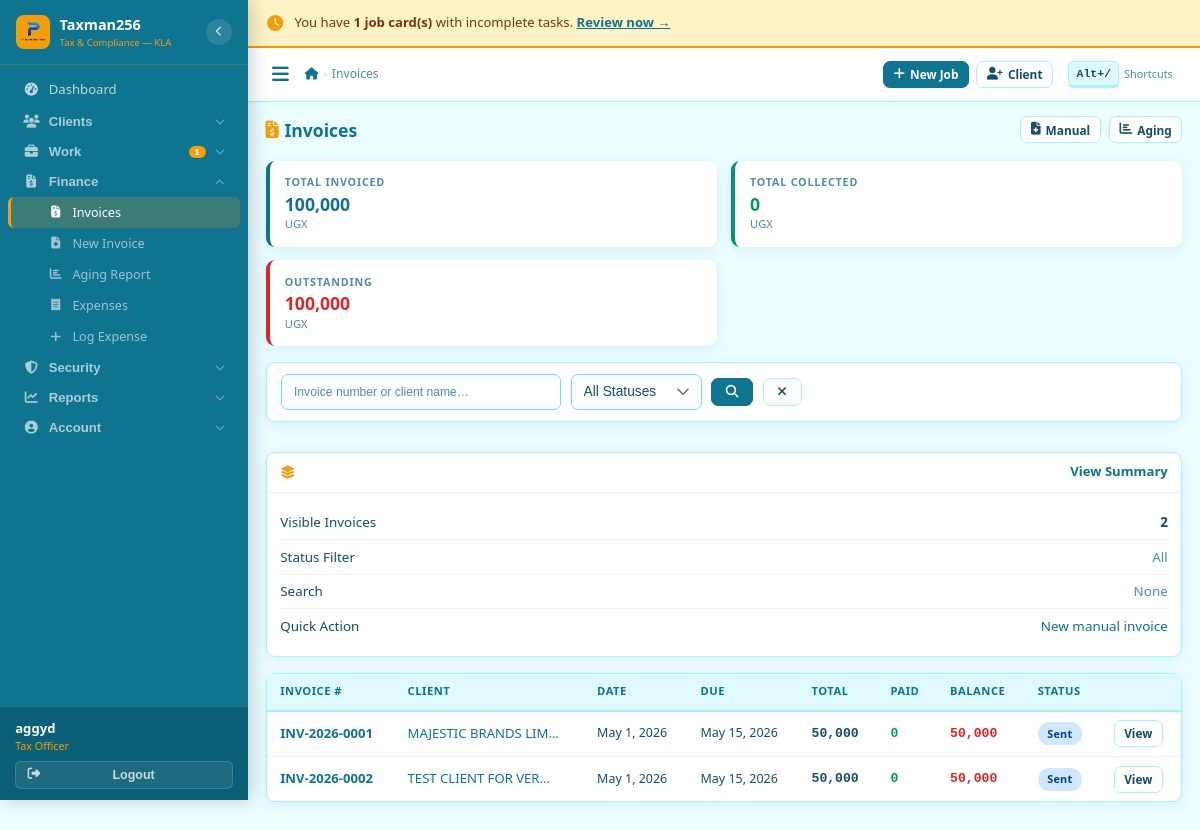
The page /billing/ (signed in) on the database as committed earlier.
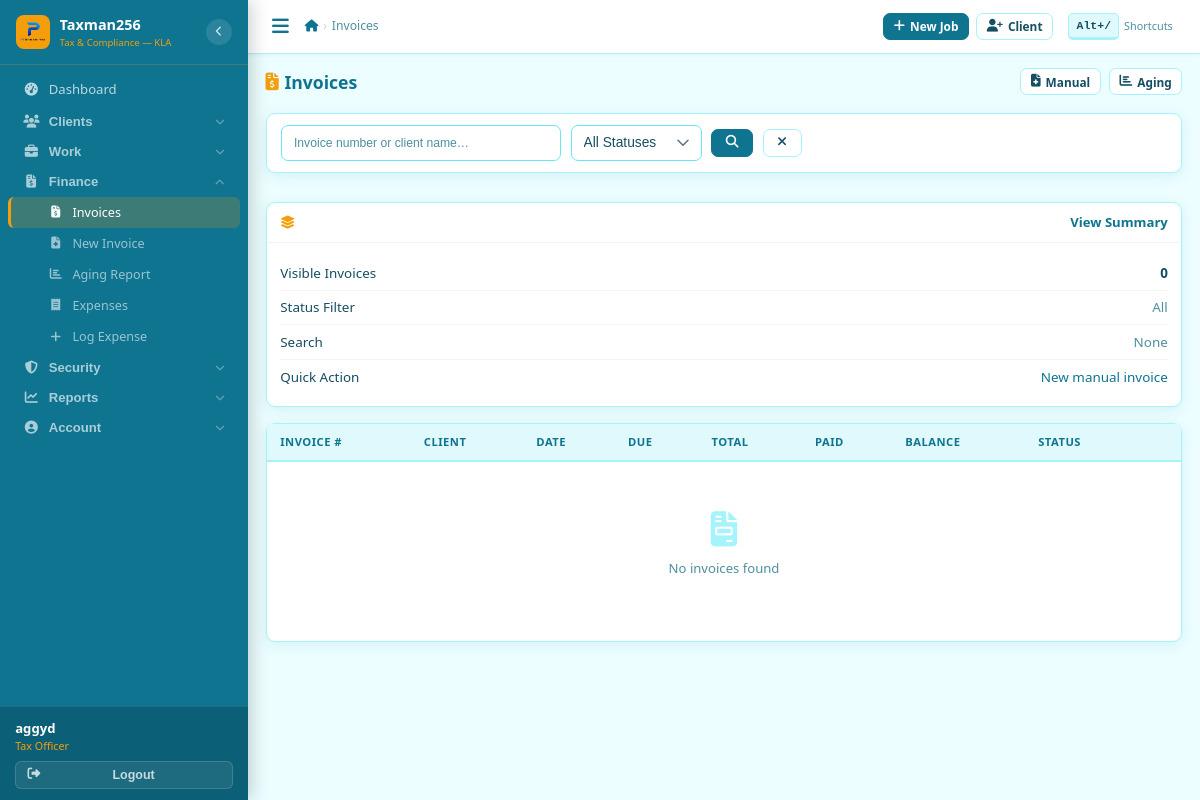
The same page on the database as committed later.
### billing/models.py (models this page shows, shortened)
class Invoice(models.Model):
    DOC_TYPE = [
        ('invoice',   'Tax Invoice'),
        ('proforma',  'Pro Forma Invoice'),
        ('quotation', 'Quotation'),
    ]
    STATUS = [
        ('draft','Draft'),('sent','Sent'),('partially_paid','Partially Paid'),
        ('paid','Paid'),('overdue','Overdue'),('written_off','Written Off'),
    ]
    PAYMENT_METHOD = [
        ('cash','Cash'),('mobile_money','Mobile Money'),
        ('bank_transfer','Bank Transfer'),('mixed','Mixed'),
    ]
    invoice_number  = models.CharField(max_length=30, unique=True, editable=False)
    document_type   = models.CharField(max_length=20, choices=DOC_TYPE, default='invoice')
    client          = models.ForeignKey(Client, on_delete=models.CASCADE, related_name='invoices')
    job_card        = models.OneToOneField(JobCard, on_delete=models.CASCADE,
                                           related_name='invoice', null=True, blank=True)
    date_issued     = models.DateField(auto_now_add=True)
    due_date        = models.DateField()
    valid_until     = models.DateField(null=True, blank=True)   # for quotations
    subtotal        = models.DecimalField(max_digits=15, decimal_places=2, default=0)
    vat_total       = models.DecimalField(max_digits=15, decimal_places=2, default=0)
    grand_total     = models.DecimalField(max_digits=15, decimal_places=2, default=0)
    amount_paid     = models.DecimalField(max_digits=15, decimal_places=2, default=0)
    status          = models.CharField(max_length=20, choices=STATUS, default='draft')
    payment_method  = models.CharField(max_length=20, choices=PAYMENT_METHOD, blank=True)
    notes           = models.TextField(blank=True)
    sent_via_whatsapp = models.BooleanField(default=False)
    sent_at         = models.DateTimeField(null=True, blank=True)
    created_by      = models.ForeignKey(User, on_delete=models.SET_NULL, null=True)
    created_at      = models.DateTimeField(auto_now_add=True)
    updated_at      = models.DateTimeField(auto_now=True)
    class Meta:
        ordering = ['-date_issued']
    @property
    def balance_due(self):
        return self.grand_total - self.amount_paid
    @property
    def days_overdue(self):
        if self.balance_due > 0 and timezone.now().date() > self.due_date:
            return (timezone.now().date() - self.due_date).days
        return 0

### clients/models.py (models this page shows, shortened)
class Client(models.Model):
    CLIENT_TYPE = [('individual','Individual'),('company','Company'),('ngo','NGO'),('partnership','Partnership')]
    STATUS = [('active','Active'),('dormant','Dormant'),('suspended','Suspended'),('blacklisted','Blacklisted')]
    client_id = models.CharField(max_length=20, unique=True, editable=False)
    client_type = models.CharField(max_length=20, choices=CLIENT_TYPE, default='individual')
    full_name = models.CharField(max_length=200)
    trading_name = models.CharField(max_length=200, blank=True)
    tin = models.CharField(max_length=50, blank=True, unique=False, verbose_name='TIN')
    phone_primary = models.CharField(max_length=20)
    phone_whatsapp = models.CharField(max_length=20, blank=True)
    email = models.EmailField(blank=True)
    physical_address = models.CharField(max_length=300, blank=True)
    district = models.CharField(max_length=100, default='Kampala')
    date_registered = models.DateField(auto_now_add=True)
    referred_by = models.ForeignKey('self', null=True, blank=True, on_delete=models.SET_NULL, related_name='referrals')
    assigned_officer = models.ForeignKey(User, on_delete=models.SET_NULL, null=True, related_name='assigned_clients')
    status = models.CharField(max_length=20, choices=STATUS, default='active')
    notes = models.TextField(blank=True)
    total_outstanding = models.DecimalField(max_digits=15, decimal_places=2, default=0)
    last_transaction_date = models.DateField(null=True, blank=True)
    created_by = models.ForeignKey(User, on_delete=models.SET_NULL, null=True, related_name='created_clients')
    created_at = models.DateTimeField(auto_now_add=True)
    updated_at = models.DateTimeField(auto_now=True)
    class Meta:
        ordering = ['-created_at']
    def get_display_name(self):
        return self.full_name

### billing/views.py (the view)
# urls.py: path('',                    views.invoice_list,          name='list'),
@login_required
def invoice_list(request):
    invoices = Invoice.objects.select_related('client', 'job_card').all()
    status = request.GET.get('status', '')
    q = request.GET.get('q', '')
    if status:
        invoices = invoices.filter(status=status)
    if q:
        invoices = invoices.filter(
            Q(invoice_number__icontains=q) | Q(client__full_name__icontains=q))
    today = timezone.now().date()
    invoices.filter(status__in=['sent', 'partially_paid'], due_date__lt=today).update(status='overdue')
    agg = invoices.aggregate(total_invoiced=Sum('grand_total'), total_paid=Sum('amount_paid'))
    total_invoiced = agg['total_invoiced'] or 0
    total_paid = agg['total_paid'] or 0
    totals = {'total_invoiced': total_invoiced, 'total_paid': total_paid,
              'outstanding': total_invoiced - total_paid}
    return render(request, 'billing/invoice_list.html', {
        'invoices': invoices, 'status': status, 'q': q,
        'status_choices': Invoice.STATUS, 'totals': totals,
    })

### templates/billing/invoice_list.html (shortened to what this page needs)
{% extends 'base.html' %}
{% block breadcrumbs %}<li class="active">Invoices</li>{% endblock %}
{% block content %}
<div class="page-header">
  <h4 class="page-title"><i class="fas fa-file-invoice-dollar"></i>Invoices</h4>
  <div class="d-flex gap-2">
    <a href="{% url 'billing:create' %}" class="btn btn-outline btn-sm"><i class="fas fa-file-medical"></i> Manual</a>
    <a href="{% url 'billing:aging' %}" class="btn btn-outline btn-sm"><i class="fas fa-chart-bar"></i> Aging</a>
  </div>
</div>
{% if totals.total_invoiced %}
<div class="stats-grid" style="margin-bottom:1rem">
  <div class="kpi"><div class="kpi-label">Total Invoiced</div><div class="kpi-value" style="font-size:1.1rem">{{ totals.total_invoiced|floatformat:0|intcomma }}</div><div class="kpi-sub">UGX</div></div>
  <div class="kpi green"><div class="kpi-label">Total Collected</div><div class="kpi-value" style="font-size:1.1rem">{{ totals.total_paid|floatformat:0|intcomma }}</div><div class="kpi-sub">UGX</div></div>
  <div class="kpi red"><div class="kpi-label">Outstanding</div><div class="kpi-value" style="font-size:1.1rem">{{ totals.outstanding|floatformat:0|intcomma }}</div><div class="kpi-sub">UGX</div></div>
</div>
{% endif %}
<div class="layout-main-sidebar">
  <div class="card-box card-compact">
    <div class="card-body" style="padding:.7rem .9rem">
      <form method="get" style="display:flex;gap:.6rem;flex-wrap:wrap;align-items:center">
        <input type="text" name="q" value="{{ q }}" class="form-control" style="max-width:280px" placeholder="Invoice number or client name…">
        <select name="status" class="form-select" style="width:auto" onchange="this.form.submit()">
          <option value="">All Statuses</option>
        </select>
        <button class="btn btn-primary"><i class="fas fa-search"></i></button>
        <a href="{% url 'billing:list' %}" class="btn btn-outline"><i class="fas fa-times"></i></a>
      </form>
    </div>
  </div>
  <div class="card-box card-compact">
    <div class="card-head"><i class="fas fa-layer-group"></i>View Summary</div>
    <div class="card-body">
      <div class="stat-row"><span>Visible Invoices</span><span class="fw-7">{{ invoices|length }}</span></div>
      <div class="stat-row"><span>Status Filter</span><span class="text-muted">{{ status|default:"All" }}</span></div>
      <div class="stat-row"><span>Search</span><span class="text-muted">{{ q|default:"None" }}</span></div>
      <div class="stat-row"><span>Quick Action</span><a href="{% url 'billing:create' %}">New manual invoice</a></div>
    </div>
  </div>
</div>
<div class="card-box card-compact">
  <div class="tbl-wrap">
    <table class="tbl">
      <thead><tr><th>Invoice #</th><th>Client</th><th>Date</th><th>Due</th><th>Total</th><th>Paid</th><th>Balance</th><th>Status</th><th></th></tr></thead>
      <tbody>
        {% for inv in invoices %}
        <tr>
          <td><a href="{% url 'billing:detail' inv.pk %}" style="font-weight:700">{{ inv.invoice_number }}</a></td>
          <td><a href="{% url 'clients:detail' inv.client.pk %}">{{ inv.client.get_display_name|truncatechars:20 }}</a></td>
          <td style="font-size:.78rem">{{ inv.date_issued }}</td>
          <td style="font-size:.78rem;{% if inv.days_overdue > 0 %}color:#e74c3c;font-weight:700{% endif %}">{{ inv.due_date }}</td>
          <td class="ugx">{{ inv.grand_total|floatformat:0|intcomma }}</td>
          <td class="ugx ugx-green">{{ inv.amount_paid|floatformat:0|intcomma }}</td>
          <td class="ugx {% if inv.balance_due > 0 %}ugx-red{% endif %}">{{ inv.balance_due|floatformat:0|intcomma }}</td>
          <td><span class="badge badge-{{ inv.status }}">{{ inv.get_status_display }}</span></td>
          <td><a href="{% url 'billing:detail' inv.pk %}" class="btn btn-outline btn-sm">View</a></td>
        </tr>
        {% empty %}
        <tr><td colspan="9"><div class="empty-state"><i class="fas fa-file-invoice"></i><p>No invoices found</p></div></td></tr>
        {% endfor %}
      </tbody>
    </table>
  </div>
</div>
{% endblock %}

### templates/base.html (shortened to what the changed rows need)
{% load static %}<!DOCTYPE html>
<html lang="en">
<head>
<link rel="stylesheet" href="https://cdnjs.cloudflare.com/ajax/libs/font-awesome/6.5.0/css/all.min.css">
<link rel="stylesheet" href="https://cdnjs.cloudflare.com/ajax/libs/select2/4.1.0-rc.0/css/select2.min.css">
<link rel="stylesheet" href="https://cdn.jsdelivr.net/npm/select2-bootstrap-5-theme@1.3.0/dist/select2-bootstrap-5-theme.min.css">
<link rel="stylesheet" href="https://cdnjs.cloudflare.com/ajax/libs/flatpickr/4.6.13/flatpickr.min.css">
<link rel="stylesheet" href="{% static 'css/app.css' %}?v=5">
</head>
<body data-theme="ocean">
{% if user.is_authenticated %}
<nav class="sidebar" id="sidebar">
  <div class="sb-scroll">
    <div class="sb-group" id="grp-work">
      <button type="button" class="sb-group-hd" data-grp="grp-work" data-href="{% url 'services:list' %}" title="Work">
        <i class="fas fa-briefcase"></i>
        <span class="sb-lbl">Work</span>
        {% if pending_jobs_count %}<span class="sb-badge">{{ pending_jobs_count }}</span>{% endif %}
        <i class="fas fa-chevron-down sb-arrow"></i>
      </button>
    </div>
  </div>
</nav>
<div class="main">
  {% if pending_task_count > 0 %}
  <div class="reminder-bar no-print">
    <i class="fas fa-clock"></i>
    <span>You have <strong>{{ pending_task_count }} job card(s)</strong> with incomplete tasks. <a href="{% url 'services:list' %}?status=in_progress" style="color:var(--blue);font-weight:700;text-decoration:underline;white-space:nowrap">Review now →</a></span>
  </div>
  {% endif %}
  <div class="page-body">{% block content %}{% endblock %}</div>
</div>
{% else %}{% block auth_content %}{% endblock %}{% endif %}
</body>
</html>

Rows that differ between the two databases and show on the page:
removed Invoice: invoice_number "INV-2026-0001", client.get_display_name "MAJESTIC BRANDS LIM…", date_issued "May 1, 2026", due_date "May 15, 2026", grand_total "50,000", amount_paid "0", balance_due "50,000", status "Sent"
removed Invoice: invoice_number "INV-2026-0002", client.get_display_name "TEST CLIENT FOR VER…", date_issued "May 1, 2026", due_date "May 15, 2026", grand_total "50,000", amount_paid "0", balance_due "50,000", status "Sent"
Other text that changed with them:
{{ invoices|length }}: "2" → "0"
{{ pending_jobs_count }}: "1" → (not shown)
{{ pending_task_count }}: "1" → (not shown)
{{ totals.total_invoiced|floatformat:0|intcomma }}: "100,000" → (not shown)
{{ totals.total_paid|floatformat:0|intcomma }}: "0" → (not shown)
{{ totals.outstanding|floatformat:0|intcomma }}: "100,000" → (not shown)
text no longer shown: "You have job card(s) with incomplete tasks. Review now → TOTAL INVOICED UGX TOTAL COLLECTED UGX OUTSTANDING UGX"
text now shown: "No invoices found"
